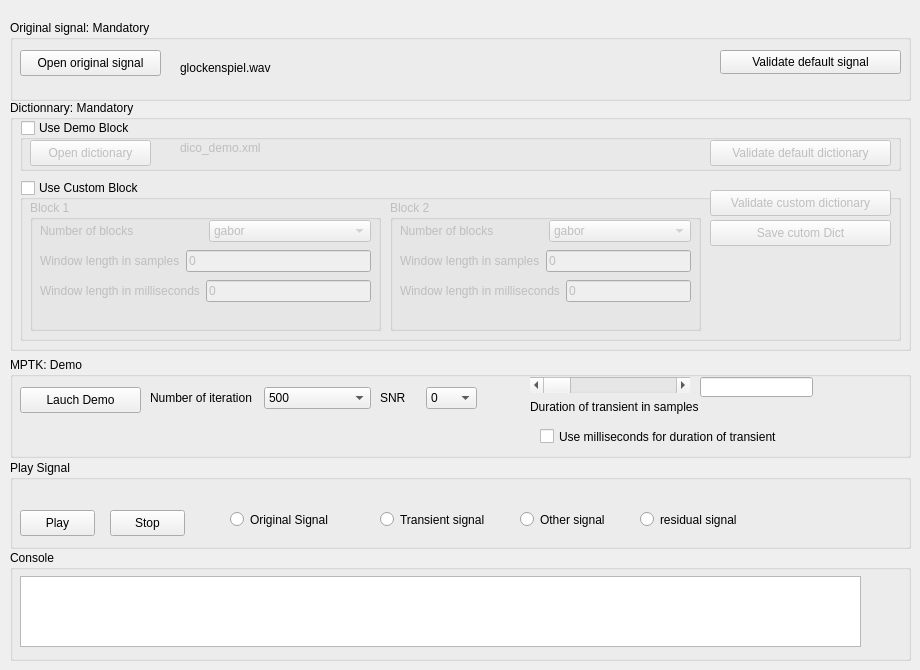
       <widget class="QWidget" name="tab_demo" >
        <attribute name="title" >
         <string>Demo</string>
        </attribute>
        <widget class="QWidget" name="verticalLayout_3" >
         <property name="geometry" >
          <rect>
           <x>10</x>
           <y>20</y>
           <width>901</width>
           <height>81</height>
          </rect>
         </property>
         <layout class="QVBoxLayout" >
          <item>
           <widget class="QGroupBox" name="groupBox_15" >
            <property name="title" >
             <string>Original signal: Mandatory</string>
            </property>
            <widget class="QPushButton" name="btnOpenSigDemo" >
             <property name="geometry" >
              <rect>
               <x>10</x>
               <y>30</y>
               <width>141</width>
               <height>26</height>
              </rect>
             </property>
             <property name="toolTip" >
              <string>open</string>
             </property>
             <property name="text" >
              <string>Open original signal</string>
             </property>
             <property name="icon" >
              <iconset resource="mptkgui.qrc" >:/resouces/open_signal.xpm</iconset>
             </property>
             <property name="checkable" >
              <bool>false</bool>
             </property>
             <property name="flat" >
              <bool>false</bool>
             </property>
            </widget>
            <widget class="QWidget" native="1" name="widget_9" >
             <property name="geometry" >
              <rect>
               <x>160</x>
               <y>20</y>
               <width>531</width>
               <height>41</height>
              </rect>
             </property>
             <property name="autoFillBackground" >
              <bool>false</bool>
             </property>
             <widget class="QLabel" name="labelOriginalSignalDemo" >
              <property name="geometry" >
               <rect>
                <x>10</x>
                <y>20</y>
                <width>521</width>
                <height>16</height>
               </rect>
              </property>
              <property name="text" >
               <string>glockenspiel.wav</string>
              </property>
             </widget>
            </widget>
            <widget class="QPushButton" name="btnOpenDefaultSig" >
             <property name="geometry" >
              <rect>
               <x>710</x>
               <y>30</y>
               <width>181</width>
               <height>24</height>
              </rect>
             </property>
             <property name="text" >
              <string>Validate default signal</string>
             </property>
            </widget>
           </widget>
          </item>
         </layout>
        </widget>
        <widget class="QGroupBox" name="groupBox_16" >
         <property name="geometry" >
          <rect>
           <x>10</x>
           <y>100</y>
           <width>901</width>
           <height>251</height>
          </rect>
         </property>
         <property name="title" >
          <string>Dictionnary: Mandatory</string>
         </property>
         <widget class="QGroupBox" name="groupBox_19" >
          <property name="geometry" >
           <rect>
            <x>10</x>
            <y>80</y>
            <width>881</width>
            <height>161</height>
           </rect>
          </property>
          <property name="title" >
           <string>Use Custom Block</string>
          </property>
          <property name="checkable" >
           <bool>true</bool>
          </property>
          <property name="checked" >
           <bool>false</bool>
          </property>
          <widget class="QPushButton" name="btnValidateCustomDict" >
           <property name="geometry" >
            <rect>
             <x>690</x>
             <y>10</y>
             <width>181</width>
             <height>26</height>
            </rect>
           </property>
           <property name="toolTip" >
            <string>open</string>
           </property>
           <property name="text" >
            <string>Validate custom dictionary</string>
           </property>
           <property name="icon" >
            <iconset/>
           </property>
           <property name="checkable" >
            <bool>false</bool>
           </property>
           <property name="flat" >
            <bool>false</bool>
           </property>
          </widget>
          <widget class="QGroupBox" name="groupBox_21" >
           <property name="geometry" >
            <rect>
             <x>10</x>
             <y>20</y>
             <width>351</width>
             <height>131</height>
            </rect>
           </property>
           <property name="title" >
            <string>Block 1</string>
           </property>
           <widget class="QWidget" name="layoutWidget_4" >
            <property name="geometry" >
             <rect>
              <x>10</x>
              <y>20</y>
              <width>331</width>
              <height>22</height>
             </rect>
            </property>
            <layout class="QHBoxLayout" >
             <item>
              <widget class="QLabel" name="label_20" >
               <property name="text" >
                <string>Number of blocks</string>
               </property>
              </widget>
             </item>
             <item>
              <widget class="QComboBox" name="comboBoxBlock1Type" >
               <item>
                <property name="text" >
                 <string>gabor</string>
                </property>
               </item>
              </widget>
             </item>
            </layout>
           </widget>
           <widget class="QWidget" name="layoutWidget_5" >
            <property name="geometry" >
             <rect>
              <x>10</x>
              <y>50</y>
              <width>331</width>
              <height>22</height>
             </rect>
            </property>
            <layout class="QHBoxLayout" >
             <item>
              <widget class="QLabel" name="label_21" >
               <property name="text" >
                <string>Window length in samples</string>
               </property>
              </widget>
             </item>
             <item>
              <widget class="QLineEdit" name="lineEditCustomBlock1WindowLen" >
               <property name="text" >
                <string>0</string>
               </property>
              </widget>
             </item>
            </layout>
           </widget>
           <widget class="QWidget" name="layoutWidget_6" >
            <property name="geometry" >
             <rect>
              <x>10</x>
              <y>80</y>
              <width>331</width>
              <height>22</height>
             </rect>
            </property>
            <layout class="QHBoxLayout" >
             <item>
              <widget class="QLabel" name="label_22" >
               <property name="text" >
                <string>Window length in milliseconds</string>
               </property>
              </widget>
             </item>
             <item>
              <widget class="QLineEdit" name="lineEditCustomBlock1WindowLenSec" >
               <property name="text" >
                <string>0</string>
               </property>
              </widget>
             </item>
            </layout>
           </widget>
          </widget>
          <widget class="QPushButton" name="btnSaveCustomDict" >
           <property name="geometry" >
            <rect>
             <x>690</x>
             <y>40</y>
             <width>181</width>
             <height>26</height>
            </rect>
           </property>
           <property name="toolTip" >
            <string>open</string>
           </property>
           <property name="text" >
            <string>Save cutom Dict</string>
           </property>
           <property name="icon" >
            <iconset/>
           </property>
           <property name="checkable" >
            <bool>false</bool>
           </property>
           <property name="flat" >
            <bool>false</bool>
           </property>
          </widget>
          <widget class="QGroupBox" name="groupBox_23" >
           <property name="geometry" >
            <rect>
             <x>370</x>
             <y>20</y>
             <width>311</width>
             <height>131</height>
            </rect>
           </property>
           <property name="title" >
            <string>Block 2</string>
           </property>
           <widget class="QWidget" name="layoutWidget_13" >
            <property name="geometry" >
             <rect>
              <x>10</x>
              <y>20</y>
              <width>291</width>
              <height>22</height>
             </rect>
            </property>
            <layout class="QHBoxLayout" >
             <item>
              <widget class="QLabel" name="label_29" >
               <property name="text" >
                <string>Number of blocks</string>
               </property>
              </widget>
             </item>
             <item>
              <widget class="QComboBox" name="comboBoxBlock2Type" >
               <item>
                <property name="text" >
                 <string>gabor</string>
                </property>
               </item>
              </widget>
             </item>
            </layout>
           </widget>
           <widget class="QWidget" name="layoutWidget_14" >
            <property name="geometry" >
             <rect>
              <x>10</x>
              <y>50</y>
              <width>291</width>
              <height>22</height>
             </rect>
            </property>
            <layout class="QHBoxLayout" >
             <item>
              <widget class="QLabel" name="label_30" >
               <property name="text" >
                <string>Window length in samples</string>
               </property>
              </widget>
             </item>
             <item>
              <widget class="QLineEdit" name="lineEditCustomBlock2WindowLen" >
               <property name="text" >
                <string>0</string>
               </property>
              </widget>
             </item>
            </layout>
           </widget>
           <widget class="QWidget" name="layoutWidget_15" >
            <property name="geometry" >
             <rect>
              <x>10</x>
              <y>80</y>
              <width>291</width>
              <height>22</height>
             </rect>
            </property>
            <layout class="QHBoxLayout" >
             <item>
              <widget class="QLabel" name="label_31" >
               <property name="text" >
                <string>Window length in milliseconds</string>
               </property>
              </widget>
             </item>
             <item>
              <widget class="QLineEdit" name="lineEditCustomBlock2WindowLenSec" >
               <property name="text" >
                <string>0</string>
               </property>
              </widget>
             </item>
            </layout>
           </widget>
          </widget>
         </widget>
         <widget class="QGroupBox" name="groupBox_22" >
          <property name="geometry" >
           <rect>
            <x>10</x>
            <y>20</y>
            <width>881</width>
            <height>51</height>
           </rect>
          </property>
          <property name="title" >
           <string>Use Demo Block</string>
          </property>
          <property name="checkable" >
           <bool>true</bool>
          </property>
          <property name="checked" >
           <bool>false</bool>
          </property>
          <widget class="QPushButton" name="btnValidateDefautlDict" >
           <property name="geometry" >
            <rect>
             <x>690</x>
             <y>20</y>
             <width>181</width>
             <height>26</height>
            </rect>
           </property>
           <property name="toolTip" >
            <string>open</string>
           </property>
           <property name="text" >
            <string>Validate default dictionary</string>
           </property>
           <property name="icon" >
            <iconset/>
           </property>
           <property name="checkable" >
            <bool>false</bool>
           </property>
           <property name="flat" >
            <bool>false</bool>
           </property>
          </widget>
          <widget class="QWidget" native="1" name="widget_10" >
           <property name="geometry" >
            <rect>
             <x>150</x>
             <y>10</y>
             <width>541</width>
             <height>31</height>
            </rect>
           </property>
           <property name="autoFillBackground" >
            <bool>false</bool>
           </property>
           <widget class="QLabel" name="labelDictDemixDemo" >
            <property name="geometry" >
             <rect>
              <x>10</x>
              <y>10</y>
              <width>521</width>
              <height>16</height>
             </rect>
            </property>
            <property name="text" >
             <string>dico_demo.xml</string>
            </property>
           </widget>
          </widget>
          <widget class="QPushButton" name="btnOpenDictDemo" >
           <property name="geometry" >
            <rect>
             <x>10</x>
             <y>20</y>
             <width>121</width>
             <height>26</height>
            </rect>
           </property>
           <property name="toolTip" >
            <string>open</string>
           </property>
           <property name="text" >
            <string>Open dictionary</string>
           </property>
           <property name="icon" >
            <iconset resource="mptkgui.qrc" >:/resouces/open.xpm</iconset>
           </property>
           <property name="checkable" >
            <bool>false</bool>
           </property>
           <property name="flat" >
            <bool>false</bool>
           </property>
          </widget>
         </widget>
        </widget>
        <widget class="QGroupBox" name="groupBox_17" >
         <property name="geometry" >
          <rect>
           <x>10</x>
           <y>357</y>
           <width>901</width>
           <height>101</height>
          </rect>
         </property>
         <property name="title" >
          <string>MPTK: Demo</string>
         </property>
         <widget class="QPushButton" name="btnLauchDemo" >
          <property name="geometry" >
           <rect>
            <x>10</x>
            <y>30</y>
            <width>121</width>
            <height>26</height>
           </rect>
          </property>
          <property name="toolTip" >
           <string>open</string>
          </property>
          <property name="text" >
           <string>Lauch Demo</string>
          </property>
          <property name="icon" >
           <iconset/>
          </property>
          <property name="checkable" >
           <bool>false</bool>
          </property>
          <property name="flat" >
           <bool>false</bool>
          </property>
         </widget>
         <widget class="QWidget" name="layoutWidget" >
          <property name="geometry" >
           <rect>
            <x>140</x>
            <y>30</y>
            <width>221</width>
            <height>22</height>
           </rect>
          </property>
          <layout class="QHBoxLayout" >
           <item>
            <widget class="QLabel" name="label_15" >
             <property name="text" >
              <string>Number of iteration</string>
             </property>
            </widget>
           </item>
           <item>
            <widget class="QComboBox" name="comboBoxNumIterDemo" >
             <item>
              <property name="text" >
               <string>500</string>
              </property>
             </item>
             <item>
              <property name="text" >
               <string>1000</string>
              </property>
             </item>
             <item>
              <property name="text" >
               <string>5000</string>
              </property>
             </item>
             <item>
              <property name="text" >
               <string>10000</string>
              </property>
             </item>
             <item>
              <property name="text" >
               <string>50000</string>
              </property>
             </item>
             <item>
              <property name="text" >
               <string>100000</string>
              </property>
             </item>
            </widget>
           </item>
          </layout>
         </widget>
         <widget class="QWidget" name="layoutWidget_2" >
          <property name="geometry" >
           <rect>
            <x>370</x>
            <y>30</y>
            <width>97</width>
            <height>22</height>
           </rect>
          </property>
          <layout class="QHBoxLayout" >
           <item>
            <widget class="QLabel" name="label_16" >
             <property name="text" >
              <string>SNR</string>
             </property>
            </widget>
           </item>
           <item>
            <widget class="QComboBox" name="comboBoxSnrDemo" >
             <item>
              <property name="text" >
               <string>0</string>
              </property>
             </item>
             <item>
              <property name="text" >
               <string>5</string>
              </property>
             </item>
             <item>
              <property name="text" >
               <string>10</string>
              </property>
             </item>
             <item>
              <property name="text" >
               <string>15</string>
              </property>
             </item>
             <item>
              <property name="text" >
               <string>20</string>
              </property>
             </item>
             <item>
              <property name="text" >
               <string>25</string>
              </property>
             </item>
             <item>
              <property name="text" >
               <string>30</string>
              </property>
             </item>
             <item>
              <property name="text" >
               <string>45</string>
              </property>
             </item>
             <item>
              <property name="text" >
               <string>50</string>
              </property>
             </item>
             <item>
              <property name="text" >
               <string>60</string>
              </property>
             </item>
             <item>
              <property name="text" >
               <string>80</string>
              </property>
             </item>
             <item>
              <property name="text" >
               <string>90</string>
              </property>
             </item>
             <item>
              <property name="text" >
               <string>100</string>
              </property>
             </item>
            </widget>
           </item>
          </layout>
         </widget>
         <widget class="QScrollBar" name="horizontalScrollBarDemo" >
          <property name="geometry" >
           <rect>
            <x>520</x>
            <y>20</y>
            <width>160</width>
            <height>16</height>
           </rect>
          </property>
          <property name="maximum" >
           <number>100000</number>
          </property>
          <property name="orientation" >
           <enum>Qt::Horizontal</enum>
          </property>
         </widget>
         <widget class="QLineEdit" name="lineEditSeparateValueDemo" >
          <property name="geometry" >
           <rect>
            <x>690</x>
            <y>20</y>
            <width>113</width>
            <height>20</height>
           </rect>
          </property>
         </widget>
         <widget class="QLabel" name="label_17" >
          <property name="geometry" >
           <rect>
            <x>520</x>
            <y>40</y>
            <width>231</width>
            <height>20</height>
           </rect>
          </property>
          <property name="text" >
           <string>Duration of transient in samples</string>
          </property>
         </widget>
         <widget class="QCheckBox" name="checkBoxTransientUnit" >
          <property name="geometry" >
           <rect>
            <x>530</x>
            <y>70</y>
            <width>241</width>
            <height>19</height>
           </rect>
          </property>
          <property name="text" >
           <string>Use milliseconds for duration of transient</string>
          </property>
         </widget>
        </widget>
        <widget class="QGroupBox" name="groupBox_18" >
         <property name="geometry" >
          <rect>
           <x>10</x>
           <y>460</y>
           <width>901</width>
           <height>89</height>
          </rect>
         </property>
         <property name="title" >
          <string>Play Signal</string>
         </property>
         <widget class="QPushButton" name="btnPlayDemo" >
          <property name="geometry" >
           <rect>
            <x>10</x>
            <y>50</y>
            <width>75</width>
            <height>26</height>
           </rect>
          </property>
          <property name="toolTip" >
           <string>open</string>
          </property>
          <property name="text" >
           <string>Play</string>
          </property>
          <property name="icon" >
           <iconset>resouces/player_play.png</iconset>
          </property>
          <property name="checkable" >
           <bool>false</bool>
          </property>
          <property name="flat" >
           <bool>false</bool>
          </property>
         </widget>
         <widget class="QRadioButton" name="radioButtonOriDemo" >
          <property name="geometry" >
           <rect>
            <x>220</x>
            <y>50</y>
            <width>121</width>
            <height>19</height>
           </rect>
          </property>
          <property name="text" >
           <string>Original Signal</string>
          </property>
         </widget>
         <widget class="QRadioButton" name="radioButtonResiDemo" >
          <property name="geometry" >
           <rect>
            <x>630</x>
            <y>50</y>
            <width>111</width>
            <height>19</height>
           </rect>
          </property>
          <property name="text" >
           <string>residual signal</string>
          </property>
         </widget>
         <widget class="QPushButton" name="btnStopDemo" >
          <property name="geometry" >
           <rect>
            <x>100</x>
            <y>50</y>
            <width>75</width>
            <height>26</height>
           </rect>
          </property>
          <property name="toolTip" >
           <string>open</string>
          </property>
          <property name="text" >
           <string>Stop</string>
          </property>
          <property name="icon" >
           <iconset>resouces/player_stop.png</iconset>
          </property>
          <property name="checkable" >
           <bool>false</bool>
          </property>
          <property name="flat" >
           <bool>false</bool>
          </property>
         </widget>
         <widget class="QRadioButton" name="radioButtonTransiDemo" >
          <property name="geometry" >
           <rect>
            <x>370</x>
            <y>50</y>
            <width>121</width>
            <height>19</height>
           </rect>
          </property>
          <property name="text" >
           <string>Transient signal</string>
          </property>
         </widget>
         <widget class="QRadioButton" name="radioButtonOtherDemo" >
          <property name="geometry" >
           <rect>
            <x>510</x>
            <y>50</y>
            <width>111</width>
            <height>19</height>
           </rect>
          </property>
          <property name="text" >
           <string>Other signal</string>
          </property>
         </widget>
        </widget>
        <widget class="QGroupBox" name="groupBox_20" >
         <property name="geometry" >
          <rect>
           <x>10</x>
           <y>550</y>
           <width>901</width>
           <height>111</height>
          </rect>
         </property>
         <property name="title" >
          <string>Console</string>
         </property>
         <widget class="QTextEdit" name="textEditConsolDemo" >
          <property name="geometry" >
           <rect>
            <x>10</x>
            <y>26</y>
            <width>841</width>
            <height>71</height>
           </rect>
          </property>
         </widget>
        </widget>
       </widget>
